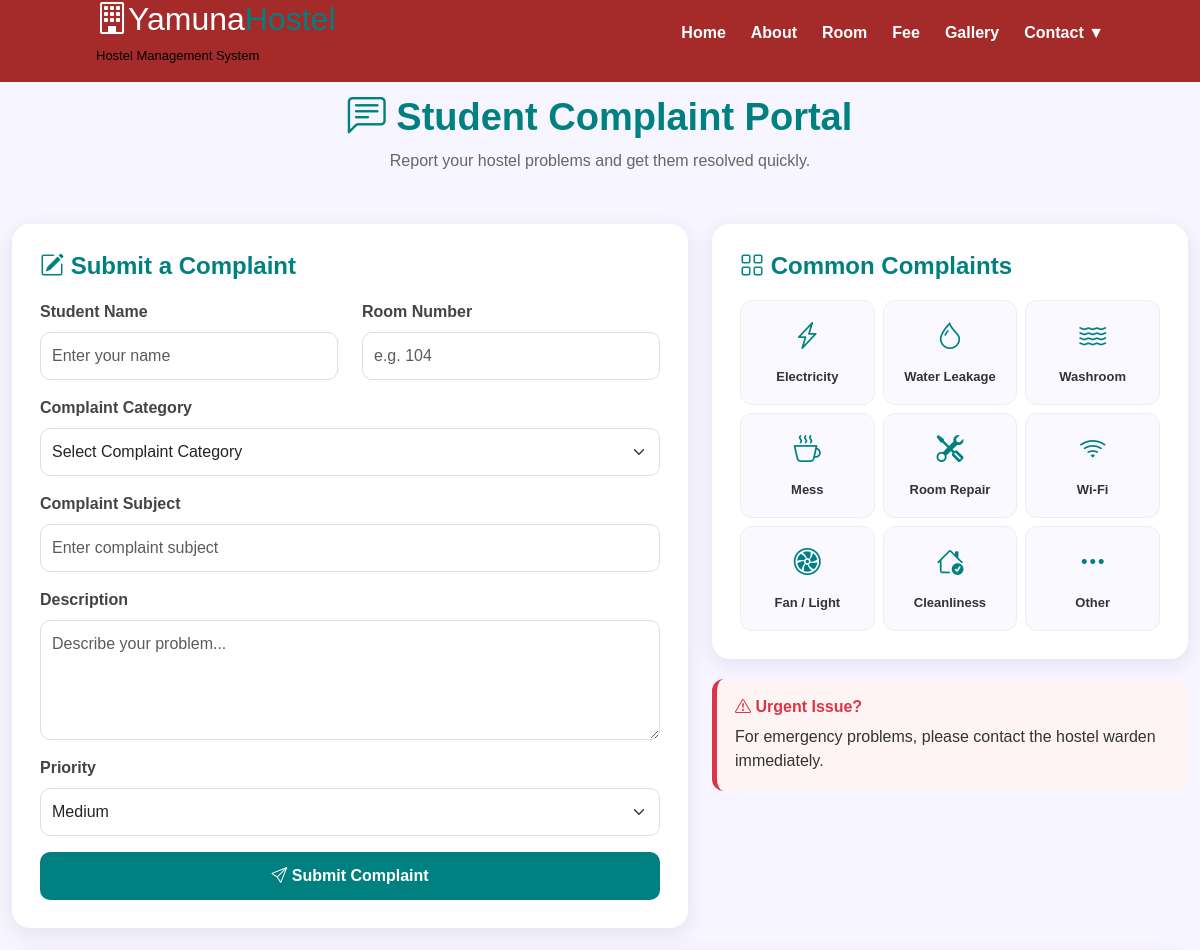
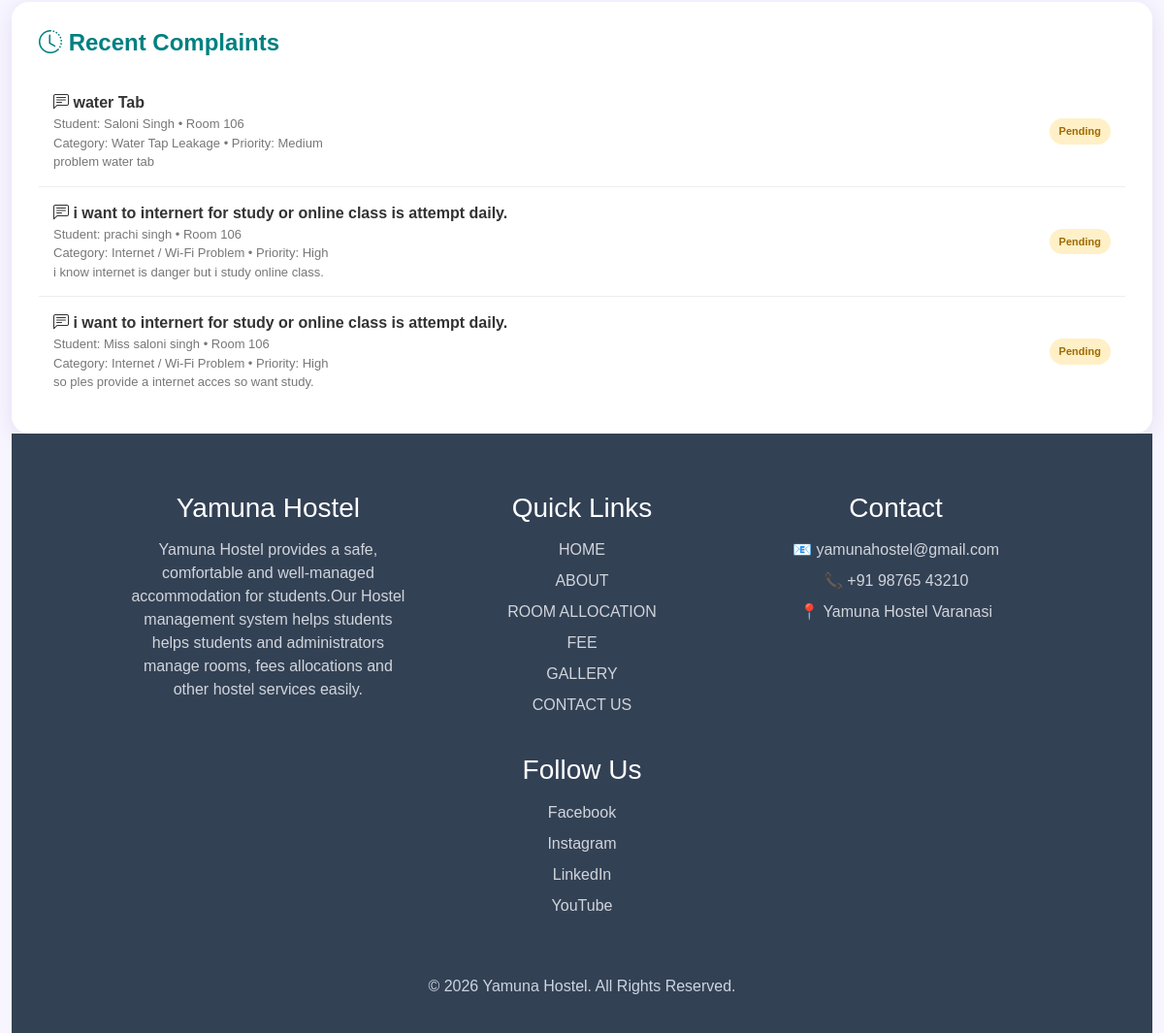
The page /complaint/ on the database its author committed (2 pictures, top to bottom).
### webapp/models.py (models this page shows)
class Complaint(models.Model):
    name = models.CharField(max_length=100)
    category = models.CharField(max_length=100)
    subject = models.CharField(max_length=100)
    description = models.TextField()
    room = models.CharField(max_length=50)
    priority = models.CharField(max_length=20)

### webapp/views.py (the view, shortened to what this page needs)
# urls.py: path("complaint/", views.complaint, name="complaint"),
def complaint(request):
    complaints = Complaint.objects.all().order_by("-id")
    return render(request, "complaint.html", {
        "complaints": complaints
    })

### webapp/templates/complaint.html (shortened to what this page needs)
<!doctype html>
<html lang="en">
  <head>
    <link href="https://cdn.jsdelivr.net/npm/bootstrap@5.3.8/dist/css/bootstrap.min.css" rel="stylesheet"
>
     <link rel="stylesheet" href="https://cdn.jsdelivr.net/npm/bootstrap-icons@1.13.1/font/bootstrap-icons.min.css">
</head>
  <body>
<div class="container-fluid">
    <div class="row">
<div class="col-sm-12 p-0">
       <nav>
        <div class="logo">
            <h2><i class="bi bi-building"></i>Yamuna<span>Hostel</span></h2>
            <p>Hostel Management System</p>
        </div>
        <ul>
            <li><a href="/">Home</a></li>
            <li><a href="/about">About</a></li>
            <li><a href="/Room">Room</a></li>
            <li><a href="/fee">Fee </a></li>
            <li><a href="/gallery">Gallery</a></li>
            <li class="dropdown">
             <a href="/contact">Contact ▼</a>
    </li>
       </nav>
</div>
<section class="hero">
    <h1>
        <i class="bi bi-chat-left-text"></i>
        Student Complaint Portal
    </h1>
    <p>
        Report your hostel problems and get them resolved quickly.
    </p>
</section>
<div class="container">
    <div class="row g-4">
        <div class="col-lg-7">
            <div class="main-card">
                <h4 class="card-title">
                    <i class="bi bi-pencil-square"></i>
                    Submit a Complaint
                </h4>
                <form id="complaintForm" method="POST" action="{% url 'complaint' %}">
                    <div class="row">
                        <div class="col-md-6 mb-3">
                            <label class="form-label">
                                Student Name
                            </label>
                            <input type="text"
                                   class="form-control"
                                   id="studentName"
                                   name="name"
                                   placeholder="Enter your name"
                                   required>
                        </div>
                        <div class="col-md-6 mb-3">
                            <label class="form-label">
                                Room Number
                            </label>
                            <input type="text"
                                   class="form-control"
                                   id="roomNumber"
                                   name="room"
                                   placeholder="e.g. 104"
                                   required>
                        </div>
                    </div>
                    <div class="mb-3">
                        <label class="form-label">
                            Complaint Category
                        </label>
                        <select class="form-select"
                                id="category"
                                name="category"
                                required>
                            <option value="">Select Complaint Category</option>
                        </select>
                    </div>
                    <div class="mb-3">
                        <label class="form-label">
                            Complaint Subject
                        </label>
                        <input type="text"
                               class="form-control"
                               id="subject"
                               name="subject"
                               placeholder="Enter complaint subject"
                               required>
                    </div>
                    <div class="mb-3">
                        <label class="form-label">
                            Description
                        </label>
                        <textarea class="form-control"
                                  id="description"
                                  name="description"
                                  rows="4"
                                  placeholder="Describe your problem..."
                                  required></textarea>
                    </div>
                    <div class="mb-3">
                        <label class="form-label">
                            Priority
                        </label>
                        <select class="form-select"
                                id="priority"
                                name="priority">
                            <option selected>Medium</option>
                        </select>
                    </div>
                    <button type="submit"
                            class="submit-btn">
                        <i class="bi bi-send"></i>
                        Submit Complaint
                    </button>
</form>
            </div>
        </div>
        <div class="col-lg-5">
            <div class="main-card">
                <h4 class="card-title">
                    <i class="bi bi-grid"></i>
                    Common Complaints
                </h4>
                <div class="row g-2">
                    <div class="col-4">
                        <div class="category-box">
                            <i class="bi bi-lightning-charge"></i>
                            <span>Electricity</span>
                        </div>
                    </div>
                    <div class="col-4">
                        <div class="category-box">
                            <i class="bi bi-droplet"></i>
                            <span>Water Leakage</span>
                        </div>
                    </div>
                    <div class="col-4">
                        <div class="category-box">
                            <i class="bi bi-water"></i>
                            <span>Washroom</span>
                        </div>
                    </div>
                    <div class="col-4">
                        <div class="category-box">
                            <i class="bi bi-cup-hot"></i>
                            <span>Mess</span>
                        </div>
                    </div>
                    <div class="col-4">
                        <div class="category-box">
                            <i class="bi bi-tools"></i>
                            <span>Room Repair</span>
                        </div>
                    </div>
                    <div class="col-4">
                        <div class="category-box">
                            <i class="bi bi-wifi"></i>
                            <span>Wi-Fi</span>
                        </div>
                    </div>
                    <div class="col-4">
                        <div class="category-box">
                            <i class="bi bi-fan"></i>
                            <span>Fan / Light</span>
                        </div>
                    </div>
                    <div class="col-4">
                        <div class="category-box">
                            <i class="bi bi-house-check"></i>
                            <span>Cleanliness</span>
                        </div>
                    </div>
                    <div class="col-4">
                        <div class="category-box">
                            <i class="bi bi-three-dots"></i>
                            <span>Other</span>
                        </div>
                    </div>
                </div>
            </div>
            <div class="urgent-box">
                <h6>
                    <i class="bi bi-exclamation-triangle"></i>
                    Urgent Issue?
                </h6>
                <p class="mb-0">
                    For emergency problems, please contact the
                    hostel warden immediately.
                </p>
            </div>
        </div>
    </div>
<div class="main-card mt-4">
    <h4 class="card-title">
        <i class="bi bi-clock-history"></i>
        Recent Complaints
    </h4>
    {% for complaint in complaints %}
    <div class="complaint-item">
        <div class="d-flex justify-content-between align-items-center">
            <div>
                <div class="complaint-title">
                    <i class="bi bi-chat-left-text"></i>
                    {{ complaint.subject }}
                </div>
                <div class="complaint-info">
                    Student: {{ complaint.name }}
                    • Room {{ complaint.room }}
                </div>
                <div class="complaint-info">
                    Category: {{ complaint.category }}
                    • Priority: {{ complaint.priority }}
                </div>
                <div class="complaint-info">
                    {{ complaint.description }}
                </div>
            </div>
            <span class="status pending">
                Pending
            </span>
        </div>
    </div>
    {% empty %}
    <div class="text-center p-4">
        <p>No complaints submitted yet.</p>
    </div>
    {% endfor %}
</div>
 <footer class="footer">
        <div class="footer-container">
        <div class="footer-box">
            <h3>Yamuna Hostel</h3>
            <p>Yamuna Hostel provides a safe,
                comfortable and well-managed accommodation for students.Our Hostel management system helps students helps students
                and administrators manage rooms,
                fees allocations and other hostel services easily.
            </p>
        </div>
        <div class="footer-box">
            <h3>Quick Links</h3>
            <a href="index.html">HOME</a>
            <a href="#courses">ABOUT</a>
            <a href="#reviews">ROOM ALLOCATION</a>
            <a href="">FEE</a>
            <a href="">GALLERY</a>
            <a href="">CONTACT US</a>
        </div>
        <div class="footer-box">
            <h3>Contact</h3>
            <p>📧 yamunahostel@gmail.com</p>
            <p>📞 +91 98765 43210</p>
            <p>📍 Yamuna Hostel Varanasi</p>
        </div>
        <div class="footer-box">
            <h3>Follow Us</h3>
            <a href="#">Facebook</a>
            <a href="#">Instagram</a>
            <a href="#">LinkedIn</a>
            <a href="#">YouTube</a>
        </div>
    </div>
    <hr>
    <p class="copyright">
         © 2026 Yamuna Hostel. All Rights Reserved.
    </p>
</footer>
</body>
</html>

### webapp/templates/complaint.html (style rules this page uses)
* { margin:0; padding:0; box-sizing:border-box; font-family:Arial, Helvetica, sans-serif; }
body { background:linear-gradient(white,rgb(119, 142, 151)); }
nav { position: fixed; top: 0; left: 0; width: 100%; background:brown; padding: 0 8%; display: flex; justify-content: space-between; align-items: center; z-index: 9999; }
.logo h2 { color: white; }
.logo span { color:#008080; }
.logo p { color: black; font-size: 13px; }
nav ul { display: flex; list-style: none; }
nav ul li { margin-left: 25px; }
nav ul li a { color: white; text-decoration: none; font-weight: bold; }
.dropdown { position: relative; list-style: none; }
body { background: #f7f5ff; font-family: Arial, sans-serif; color: #333; }
.hero { margin-top: 35px; text-align: center; padding: 35px 15px; padding-top: 60px; }
.hero h1 { color: #008080; font-weight: 700; font-size: 38px; }
.hero p { color: #666; font-size: 16px; }
.main-card { background: white; border-radius: 18px; padding: 28px; box-shadow: 0 5px 20px rgba(65, 40, 130, 0.10); border: none; }
.card-title { color: #008080; font-weight: 700; margin-bottom: 20px; }
.form-label { font-weight: 600; color: #444; }
.form-control, .form-select { border-radius: 10px; padding: 11px; border: 1px solid #ddd; }
.submit-btn { background: #008080; color: white; border: none; padding: 12px 25px; border-radius: 10px; font-weight: 600; width: 100%; }
.category-box { border: 1px solid #eee; border-radius: 12px; padding: 15px 8px; text-align: center; background: #faf9ff; cursor: pointer; transition: 0.3s; height: 105px; }
.category-box i { font-size: 27px; color: #008080; display: block; margin-bottom: 7px; }
.category-box span { font-size: 13px; font-weight: 600; }
.complaint-item { padding: 15px; border-bottom: 1px solid #eee; }
.complaint-item:last-child { border-bottom: none; }
.complaint-title { font-weight: 600; color: #333; }
.complaint-info { font-size: 13px; color: #777; }
.status { padding: 5px 10px; border-radius: 20px; font-size: 11px; font-weight: bold; }
.pending { background: #fff0c7; color: #a06a00; }
.urgent-box { background: #fff4f4; border-left: 5px solid #dc3545; border-radius: 12px; padding: 18px; margin-top: 20px; }
.urgent-box h6 { color: #dc3545; font-weight: bold; }
.footer { background:#334155; color:white; padding:60px 10% 20px; }
.footer-container { background-color: #334155; display:flex; justify-content:space-between; flex-wrap:wrap; gap:30px; }
.footer-box { flex:1; min-width:220px; text-align: center; }
.footer-box h3 { margin-bottom:15px; }
.footer-box p, .footer-box a { display:block; color:#d1d5db; text-decoration:none; margin:8px 0; }
.footer hr { margin:30px 0 20px; border:0; border-top:1px solid #334155; }
.copyright { text-align:center; color:#cbd5e1; }

### rows shown on the page
Complaint: subject "water Tab", name "Saloni Singh", room "106", category "Water Tap Leakage", priority "Medium", description "problem water tab"
Complaint: subject "i want to internert for study or online class is attempt daily.", name "prachi singh", room "106", category "Internet / Wi-Fi Problem", priority "High", description "i know internet is danger but i study online class."
Complaint: subject "i want to internert for study or online class is attempt daily.", name "Miss saloni singh", room "106", category "Internet / Wi-Fi Problem", priority "High", description "so ples provide a internet acces so want study."
